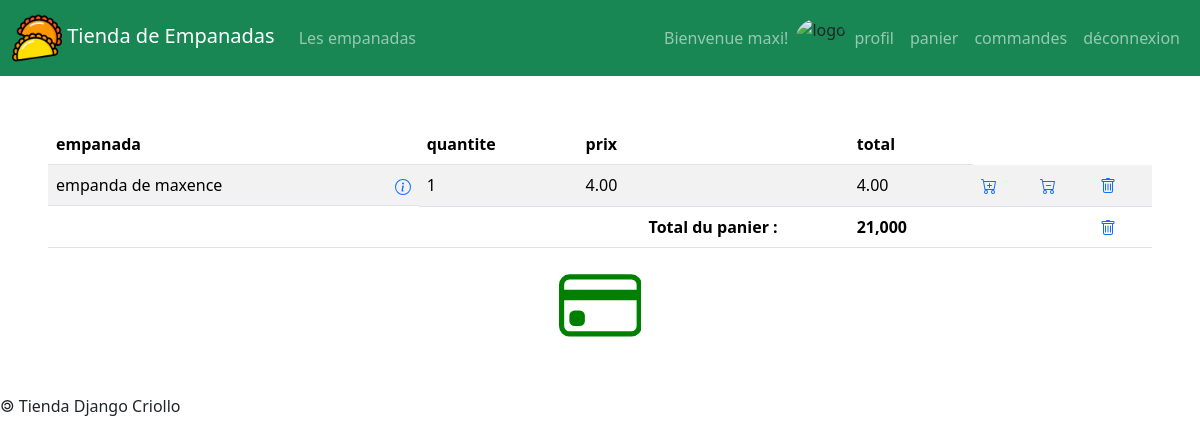
Page /cart (signed in) on the committed database.
### paniers/models.py (models this page shows, shortened)
class LigneCommande(models.Model):
    idLigneCommande = models.AutoField( primary_key = True )
    quantite = models.IntegerField()
    prix = models.DecimalField( max_digits = 6, decimal_places = 2 )
    commande = models.ForeignKey( Commande, on_delete = models.CASCADE )
    empanada = models.ForeignKey( Empanada, on_delete = models.CASCADE )

### empanadas/models.py (models this page shows, shortened)
class Empanada(models.Model):
    idEmpanada = models.AutoField( primary_key = True )
    nomEmpanada = models.CharField( max_length = 50 )
    prix = models.DecimalField( max_digits = 6, decimal_places = 2 )
    image = models.ImageField(default="imagesEmpanadas/default.png", upload_to='imagesEmpanadas/')

### paniers/views.py (the view)
# urls.py: path('cart', views.afficherPanier),
def afficherPanier(request):
    user = None
    if request.user.is_authenticated:
        panier = None
        lignes = None
        user = TiendaUser.objects.get(id = request.user.id)
        non_payees = Commande.objects.filter( user = user ).filter( payee = False )
        if len(non_payees) > 0:
            panier = non_payees[0]
            lignes = LigneCommande.objects.filter(commande_id = panier.idCommande)
        return render(
                request,
                'paniers/panier.html',
                {
                    'lignes' : lignes
                }
        )
    else:
        return redirect ('/login')

### paniers/templates/paniers/panier.html (shortened to what this page needs)
{% extends 'empanadas/base.html' %}
{% block main %}
{% if lignes|length > 0 %}
	<table class="table table-striped">
		<thead>
			<tr>
				<th scope="col"> empanada </th>
				<th scope="col"> quantite </th>
				<th scope="col"> prix </th>
				<th scope="col"> total </th>
			</tr>
		</thead>
		<tbody>
			{% for ligne in lignes %}
			<tr>
				<td class="d-flex justify-content-between" scope="row">
					{{ligne.empanada.nomEmpanada}}
					<a href="/empanadas/{{ligne.empanada.idEmpanada}}"">
					</a>
				</td>
				<td scope="row">
					{{ligne.quantite}}
				</td>
				<td scope="row">
					{{ligne.empanada.prix}}
				</td>
				<td scope="row">
					{{ligne.prix}}
				</td>
				<td scope="row">
					<a href="/cart/{{ligne.empanada.idEmpanada}}/buy/">
					</a>
				</td>
				<td scope="row">
					<a href="/cart/{{ligne.empanada.idEmpanada}}/decrease/">
					</a>
				</td>
				<td scope="row">
					<a href="cart/{{ligne.empanada.idEmpanada}}/delete/">
					</a>
				</td>
			</tr>
			{% endfor %}
		</tbody>
		<tfoot>
			<td></td>
			<td></td>
			<th class="text-center" scope="row">
				Total du panier :
			</th>
			<th>
				21,000
			</th>
			<td></td>
			<td></td>
			<td scope="row">
				<a href="/cart/delete/">
				</a>
			</td>
		</tfoot>
	</table>
	<div class="text-center">
		<a href="/cart/pay/">
		</a>
	</div>
{% else %}
	<h2> votre panier est vide </h2>
{% endif %}
{% endblock %}

### comptes/templates/comptes/menuClient.html (shortened to what this page needs)
{% load static %}
<nav class="navbar navbar-expand-lg navbar-dark bg-success">
	<div class="container-fluid">
		<a class="navbar-brand" href="/empanadas">
			<img
				src="{% static 'empanadas/img/ico.png' %}"
				alt="logo"
			/>
			Tienda de Empanadas
		</a>
		<div id="navbarText" class="collapse navbar-collapse">
			<ul class="navbar-nav me-auto mb-2 mb-lg-0">
				<li class="nav-item">
					<a
						class="nav-link"
						href="/empanadas"
					>
						Les empanadas
					</a>
				</li>
			</ul>
			<ul class="navbar-nav">
				<li class="nav-item d-flex flex-row">
					<span class="nav-link">
						Bienvenue {{user}}!
					</span>
					<img src="{{MEDIA_URL}}{{user.image}}" class="rounded-circle" alt="logo"/>
				</li>
				<li class="nav-item">
					<a class="nav-link" href="/user/update/">
						profil
					</a>
				</li>
				<li class="nav-item">
					<a class="nav-link" href="/cart">
						panier
					</a>
				</li>
				<li class="nav-item">
					<a class="nav-link" href="#">
						commandes
					</a>
				</li>
				<li class="nav-item">
					<a class="nav-link" href="/logout">
						déconnexion
					</a>
				</li>
			</ul>
		</div>
	</div>
</nav>

### empanadas/static/empanadas/css/style.css (style rules this page uses)
body { overflow-x: hidden; }
img[alt="logo"] { width: 50px; }

### rows in the picture
LigneCommande: empanada.nomEmpanada "empanda de maxence", quantite "1", empanada.prix "4.00", prix "4.00"

### other values in the picture
{{ user }} "maxi"
